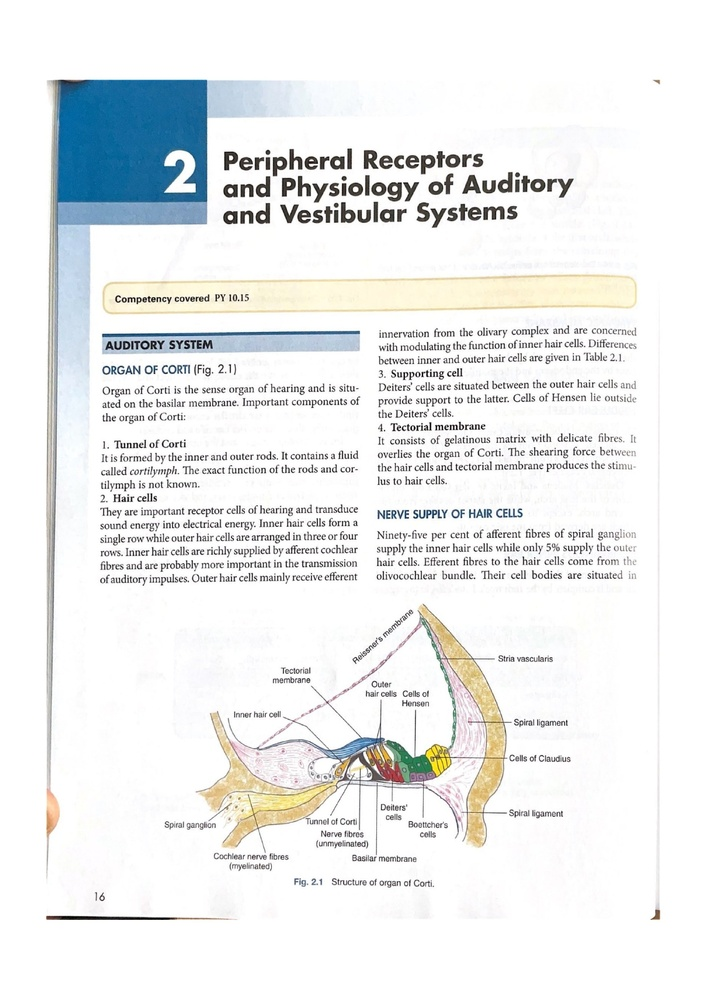
#> input picture images/Dhingra ENT 8th Edition_Split_page-0013.jpg, 706 x 999 px, shrunk from 1240 x 1755 before the run
$ python Textbox.py
#> lines starting #> are read from the running program, lines starting #| are printed output that depends on the picture; after the words box and inside, x2 and y2 are one past the last pixel; in counts of white or black regions, pixels touching at a corner belong together
import cv2
import matplotlib.pyplot as plt
import numpy as np

# Load and preprocess
image = cv2.imread('images/Dhingra ENT 8th Edition_Split_page-0013.jpg')
#> image is the input picture: shape (999, 706, 3); mean B, G, R 237.9, 237.8, 235.9
gray = cv2.cvtColor(image, cv2.COLOR_BGR2GRAY)
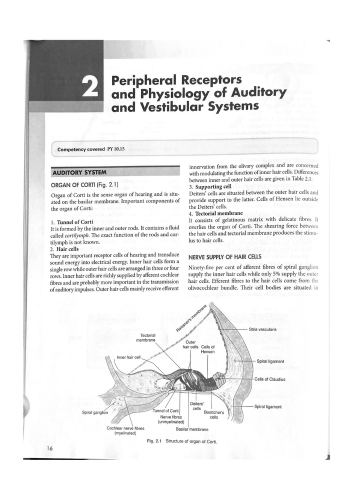
#> gray: shape (999, 706) (shown at 1/2 size); min 0, max 255, mean 237.2
denoised = cv2.fastNlMeansDenoising(gray, None, h=10, templateWindowSize=7, searchWindowSize=21)
binary = cv2.adaptiveThreshold(denoised, 255, cv2.ADAPTIVE_THRESH_GAUSSIAN_C, cv2.THRESH_BINARY, 11,2)
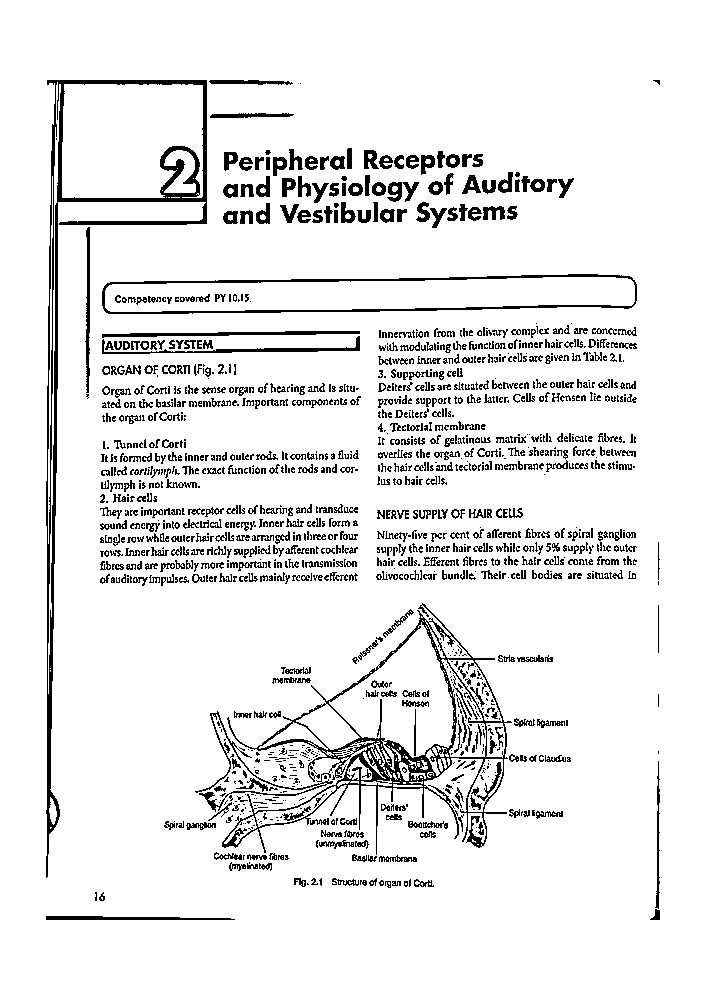
#> binary: shape (999, 706); 91.4% white; black in thin lines or dots, all inside (x1, y1, x2, y2) = (46, 80, 660, 920)
binary_inv = cv2.bitwise_not(binary)

# MORPHOLOGICAL OPERATIONS - Connect nearby text
# Create a rectangular kernel (structuring element)
kernel = cv2.getStructuringElement(cv2.MORPH_RECT, (20, 3))
# This means: 20 pixels wide, 3 pixels tall - good for connecting words in a line

# Dilate = expand white regions
dilated = cv2.dilate(binary_inv, kernel, iterations=1)
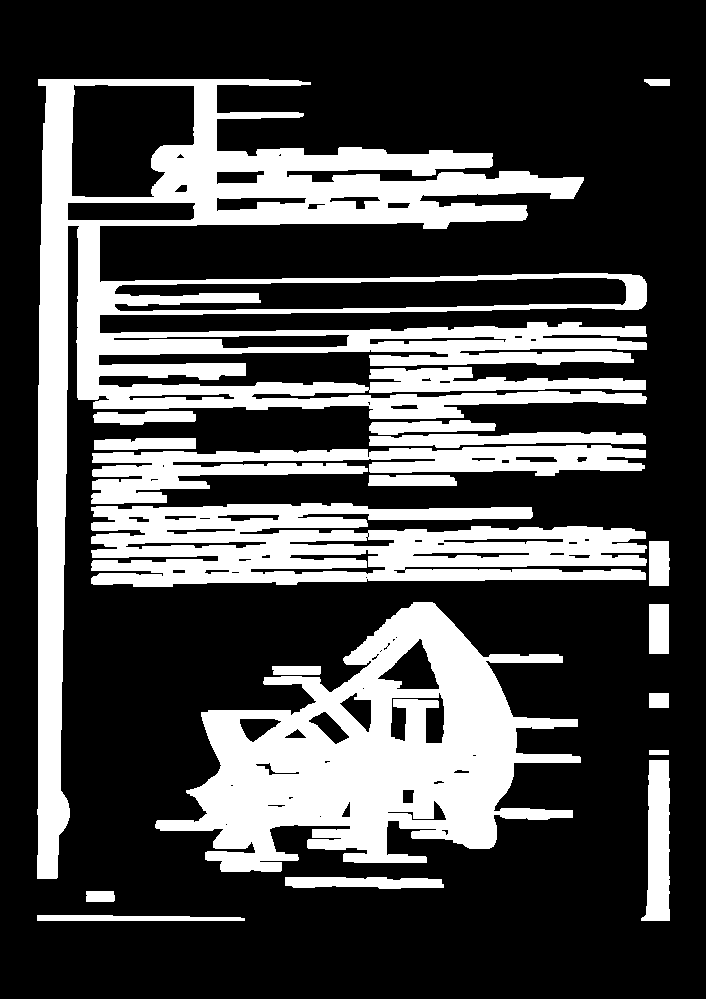
#> dilated: shape (999, 706); 29.2% white; 19 white regions

# Find contours on dilated image
contours, _ = cv2.findContours(dilated, cv2.RETR_EXTERNAL, cv2.CHAIN_APPROX_SIMPLE)
#> contours = 19 contours; largest, box (x1, y1, x2, y2) and area: (37, 79, 647, 879) 114176, (155, 602, 581, 872) 57418, (91, 503, 647, 587) 33712, (91, 445, 646, 504) 13236, (641, 760, 670, 921) 3291

print(f"After dilation, found {len(contours)} contours")
#| After dilation, found 19 contours

# Filter contours - remove very small ones (noise)
min_width = 20   # Minimum width in pixels
min_height = 10  # Minimum height in pixels

filtered_contours = []
bounding_boxes = []

for contour in contours:
    x, y, w, h = cv2.boundingRect(contour)

    # Keep only if larger than minimum size
    if w > min_width and h > min_height:
        filtered_contours.append(contour)
        bounding_boxes.append((x, y, w, h))
#> this loop made 19 passes
#> (x, y, w, h) on passes 1, 2, 3, 4, 7, 9, 10, 11: (37, 915, 208, 6), (86, 891, 29, 11), (285, 877, 159, 12), (641, 760, 29, 161), (272, 666, 49, 9), (155, 602, 426, 270), (649, 541, 21, 45), (91, 503, 556, 84)
#> after the loop, bounding_boxes = [(86, 891, 29, 11), (285, 877, 159, 12), (641, 760, 29, 161), (155, 602, 426, 270), (649, 541, 21, 45), (91, 503, 556, 84), (368, 475, 89, 11), (91, 445, 555, 59), (94, 438, 102, 12), (369, 432, 277, 16), (369, 420, 127, 15), (93, 411, 103, 14), (37, 79, 610, 800)]; filtered_contours = 13 contours; largest, box (x1, y1, x2, y2) and area: (37, 79, 647, 879) 114176, (155, 602, 581, 872) 57418, (91, 503, 647, 587) 33712, (91, 445, 646, 504) 13236, (641, 760, 670, 921) 3291

print(f"After filtering, {len(filtered_contours)} contours remain")
#| After filtering, 13 contours remain

# Draw bounding boxes
image_with_boxes = image.copy()
for (x, y, w, h) in bounding_boxes:
    cv2.rectangle(image_with_boxes, (x, y), (x+w, y+h), (0, 255, 0), 2)
#> this loop made 13 passes
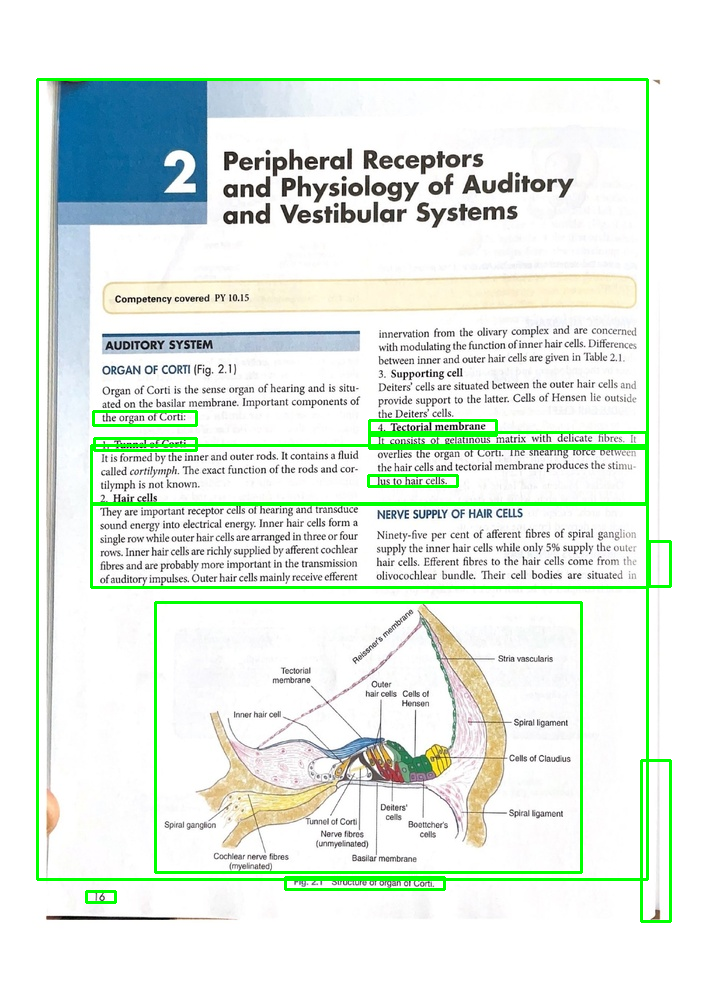
#> image_with_boxes: shape (999, 706, 3); 3.64% of pixels changed, all inside (x1, y1, x2, y2) = (36, 78, 672, 923)

# Display comparison
fig, axes = plt.subplots(1,2, figsize=(16, 16))

# axes[0, 0].imshow(binary_inv, cmap='gray')
# axes[0, 0].set_title('Binary Inverted (Original)')
# axes[0, 0].axis('off')

# axes[0, 1].imshow(dilated, cmap='gray')
# axes[0, 1].set_title('After Dilation (Text Connected)')
# axes[0, 1].axis('off')

axes[0].imshow(cv2.cvtColor(image, cv2.COLOR_BGR2RGB))
axes[0].set_title('Original Image')
axes[0].axis('off')

axes[1].imshow(cv2.cvtColor(image_with_boxes, cv2.COLOR_BGR2RGB))
axes[1].set_title(f'Text Regions: {len(filtered_contours)} boxes')
axes[1].axis('off')

plt.tight_layout()
plt.show()
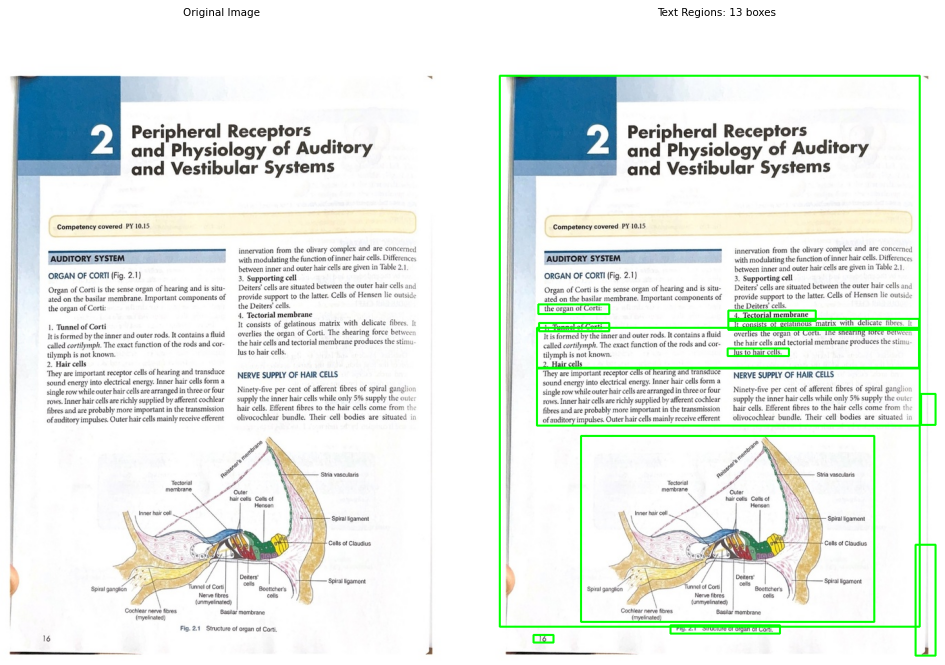
#> figure drawn by matplotlib, 2 panels

# Print some bounding box info
print("\nFirst 10 bounding boxes (x, y, width, height):")
for i, (x, y, w, h) in enumerate(bounding_boxes[:10]):
    print(f"Box {i+1}: x={x}, y={y}, w={w}, h={h}")
#> this loop made 10 passes
#> (printed output is left out)

$ run again, with images/Dhingra ENT 8th Edition_Split_page-0001.jpg copied over images/Dhingra ENT 8th Edition_Split_page-0013.jpg
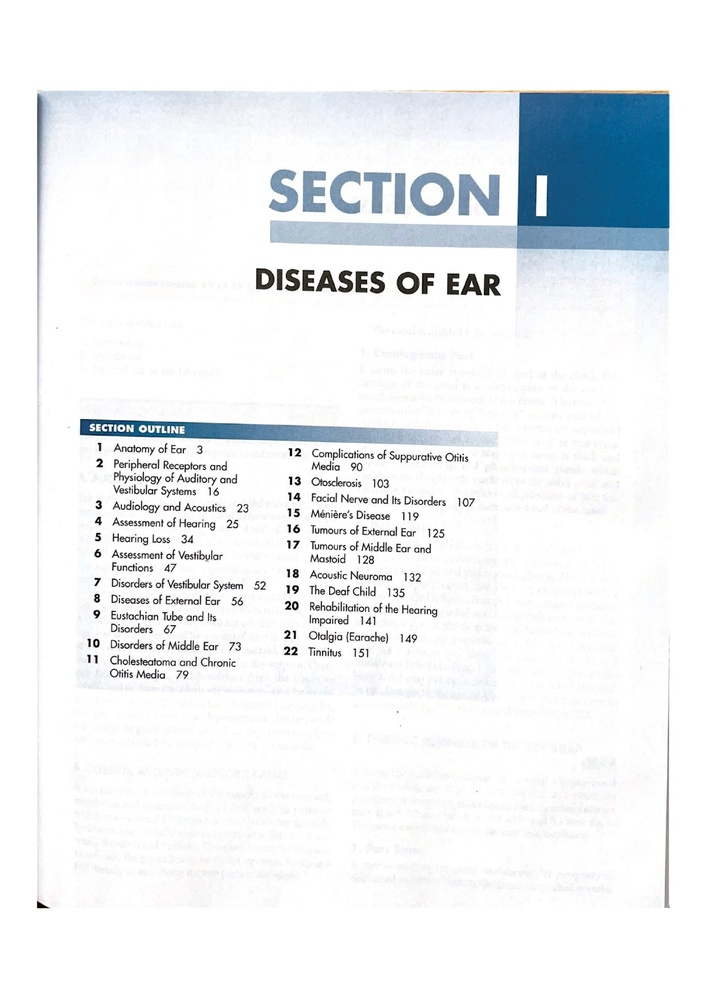
#> input picture images/Dhingra ENT 8th Edition_Split_page-0001.jpg, 706 x 999 px, shrunk from 1240 x 1755 before the run
#> image is the input picture: shape (999, 706, 3); mean B, G, R 243.7, 241.2, 238.3
#> binary: shape (999, 706); 95.3% white; 481 black regions (191 under 20 px), largest, box (x1, y1, x2, y2) and area: (269, 90, 670, 252) 5732, (80, 419, 498, 447) 3861, (37, 93, 42, 522) 1359
#> `dilated = cv2.dilate(binary_inv, kernel, iterations=1)`:
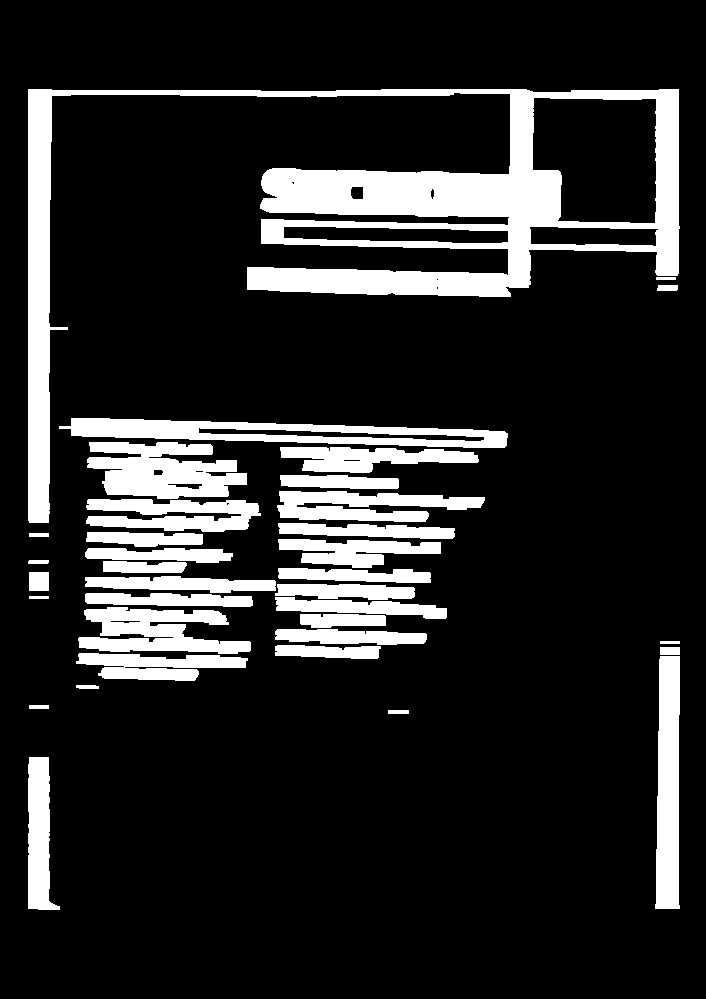
#> dilated: shape (999, 706); 15.9% white; 35 white regions
#> contours = 35 contours; largest, box (x1, y1, x2, y2) and area: (28, 89, 680, 523) 62152, (59, 418, 508, 448) 7604, (87, 442, 247, 499) 6052, (655, 656, 680, 909) 5202, (78, 607, 251, 654) 4628
#| After dilation, found 35 contours
#> the loop `for contour in contours:` made 35 passes
#> (x, y, w, h) on passes 1, 4, 5, 6, 8, 10, 11, 12: (28, 757, 32, 153), (76, 685, 23, 4), (655, 656, 25, 253), (76, 653, 172, 28), (275, 645, 106, 14), (275, 629, 152, 16), (300, 614, 86, 14), (78, 607, 173, 47)
#> after the loop `for contour in contours:`: bounding_boxes = 24 items, first 6: (28, 757, 32, 153), (655, 656, 25, 253), (76, 653, 172, 28), (275, 645, 106, 14), (275, 629, 152, 16), (300, 614, 86, 14); filtered_contours = 24 contours; largest, box (x1, y1, x2, y2) and area: (28, 89, 680, 523) 62152, (59, 418, 508, 448) 7604, (87, 442, 247, 499) 6052, (655, 656, 680, 909) 5202, (78, 607, 251, 654) 4628
#| After filtering, 24 contours remain
#> the loop `for (x, y, w, h) in bounding_boxes:` made 24 passes
#> `plt.show()`:
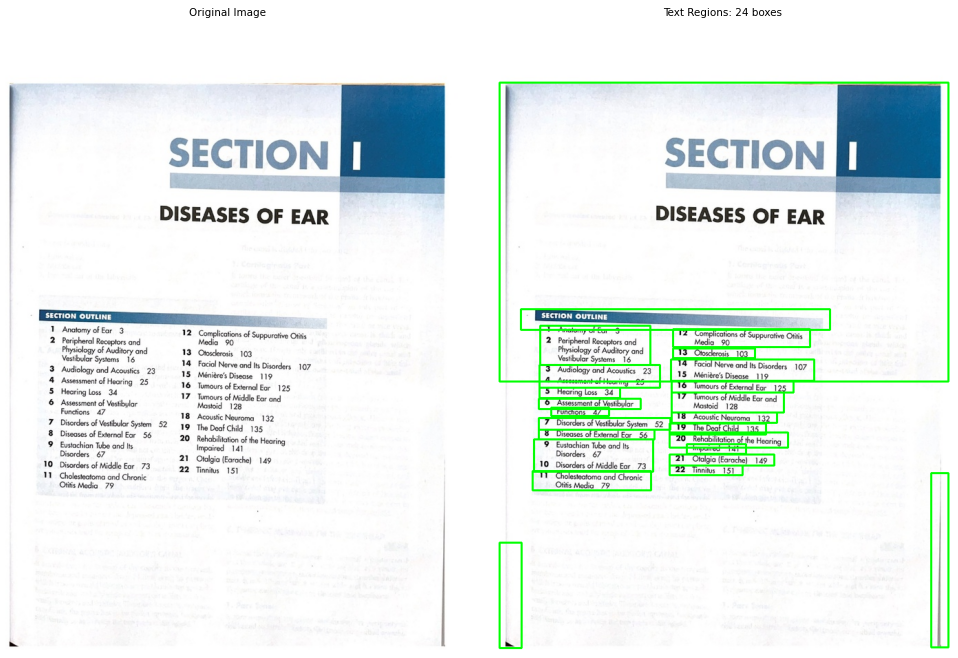
#> figure drawn by matplotlib, 2 panels
#> the loop `for i, (x, y, w, h) in enumerate(bounding_boxes[:10]):` made 10 passes
#> (printed output is left out)

$ run again, with images/Dhingra ENT 8th Edition_Split_page-0002.jpg copied over images/Dhingra ENT 8th Edition_Split_page-0013.jpg
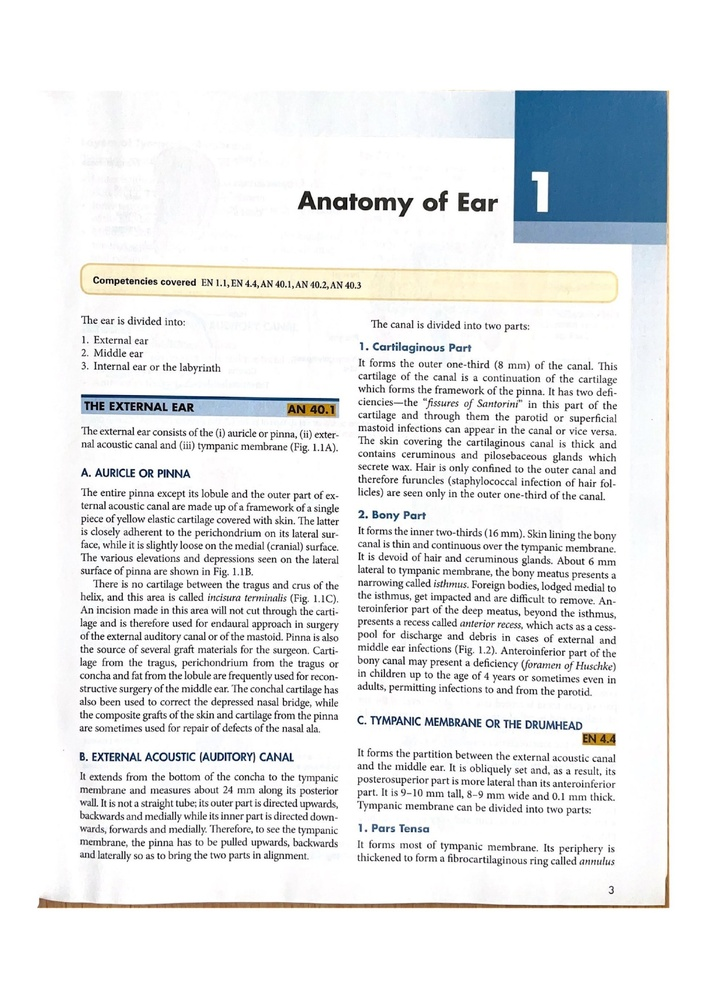
#> input picture images/Dhingra ENT 8th Edition_Split_page-0002.jpg, 706 x 999 px, shrunk from 1240 x 1755 before the run
#> image is the input picture: shape (999, 706, 3); mean B, G, R 235.2, 234.5, 233.1
#> binary: shape (999, 706); 89.8% white; black in thin lines or dots, all inside (x1, y1, x2, y2) = (37, 90, 669, 908)
#> `dilated = cv2.dilate(binary_inv, kernel, iterations=1)`:
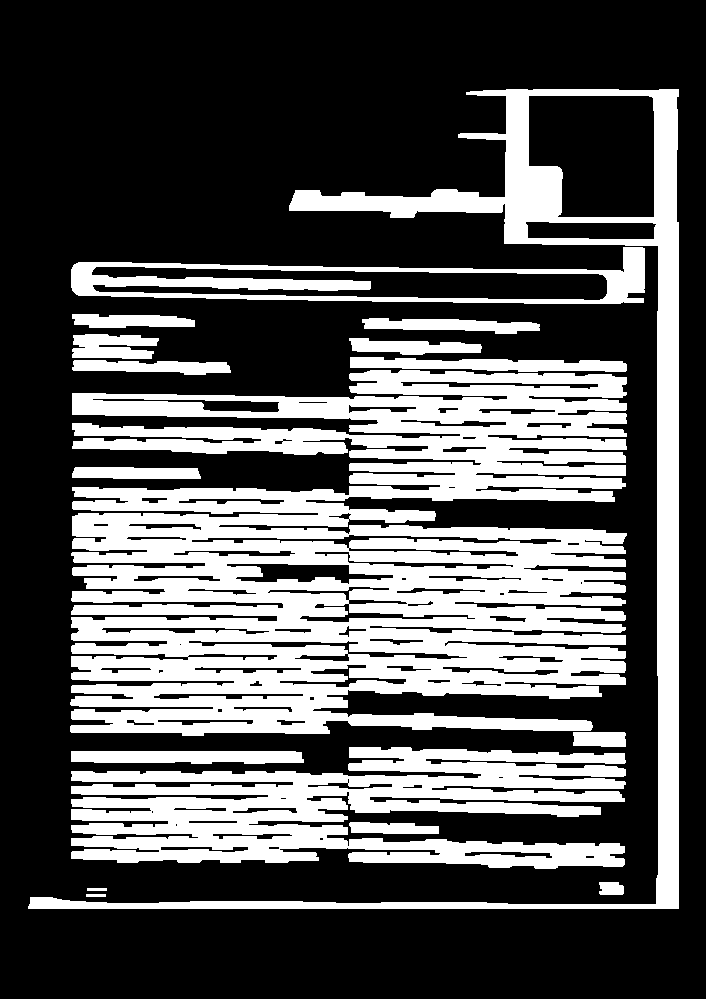
#> dilated: shape (999, 706); 33.7% white; 17 white regions
#> contours = 17 contours; largest, box (x1, y1, x2, y2) and area: (70, 370, 627, 736) 143204, (28, 89, 679, 909) 48012, (71, 747, 626, 869) 38358, (71, 247, 645, 304) 19421, (350, 357, 627, 372) 2557
#| After dilation, found 17 contours
#> the loop `for contour in contours:` made 17 passes
#> (x, y, w, h) on passes 3 to 10: (599, 882, 25, 13), (349, 822, 90, 12), (71, 751, 233, 13), (71, 747, 555, 122), (573, 732, 53, 15), (72, 467, 129, 12), (70, 370, 557, 366), (72, 360, 159, 15)
#> after the loop `for contour in contours:`: bounding_boxes = 15 items, first 6: (599, 882, 25, 13), (349, 822, 90, 12), (71, 751, 233, 13), (71, 747, 555, 122), (573, 732, 53, 15), (72, 467, 129, 12); filtered_contours = 15 contours; largest, box (x1, y1, x2, y2) and area: (70, 370, 627, 736) 143204, (28, 89, 679, 909) 48012, (71, 747, 626, 869) 38358, (71, 247, 645, 304) 19421, (350, 357, 627, 372) 2557
#| After filtering, 15 contours remain
#> the loop `for (x, y, w, h) in bounding_boxes:` made 15 passes
#> `plt.show()`:
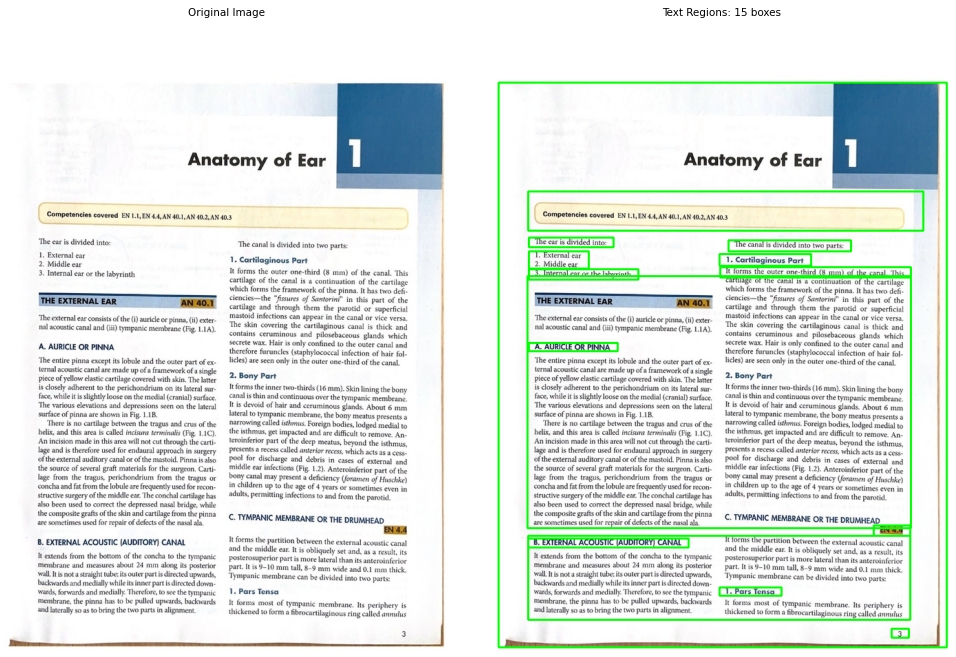
#> figure drawn by matplotlib, 2 panels
#> the loop `for i, (x, y, w, h) in enumerate(bounding_boxes[:10]):` made 10 passes
#> (printed output is left out)
